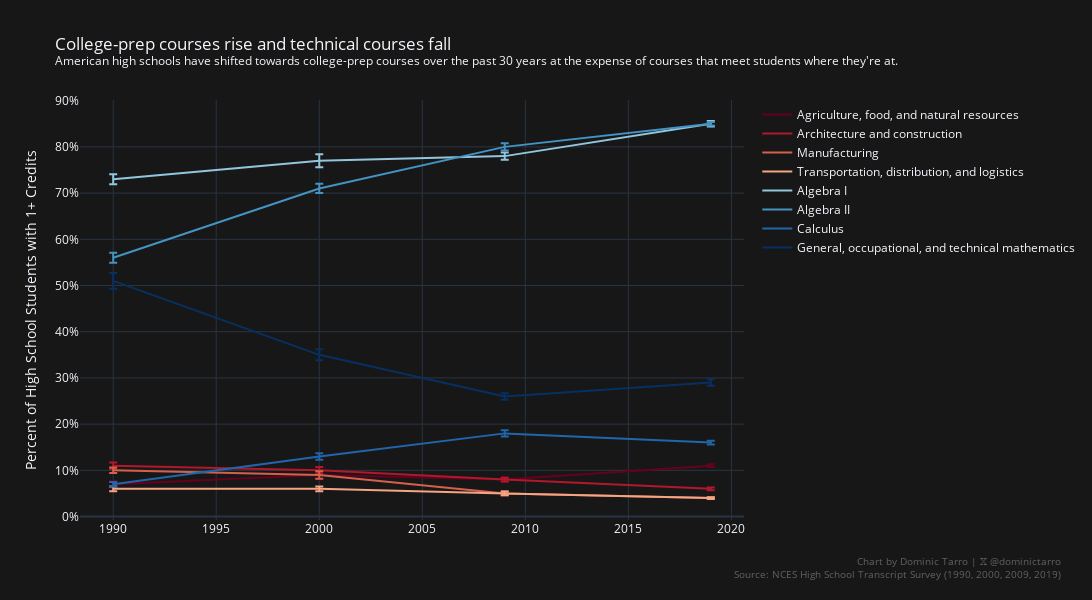

Write notebook code for a chart like this one.
### Code cell
px.line(
    pl.concat(
        [
            cte.filter(
                pl.col("CTE_COURSE_SUBJECT").is_in(
                    [
                        "Agriculture, food, and natural resources",
                        "Architecture and construction",
                        "Manufacturing",
                        "Transportation, distribution, and logistics",
                    ]
                )
            ).rename({"CTE_COURSE_SUBJECT": "COURSE_SUBJECT"}).with_columns(pl.lit("Technical Education").alias("SUBJECT_GROUP")),
            math.filter(
                pl.col("MATH_COURSE").is_in(
                    [
                        "Algebra I",
                        "Algebra II",
                        "Calculus",
                        "General, occupational, and technical mathematics",
                    ]
                )
            ).rename({"MATH_COURSE": "COURSE_SUBJECT"}).with_columns(pl.lit("Mathematics").alias("SUBJECT_GROUP")),
        ]
    ).with_columns(
        pl.col("MEAN") / 100,
        pl.col("SE") / 100,
    ),
    x="YEAR",
    y="MEAN",
    color="COURSE_SUBJECT",
    color_discrete_sequence=px.colors.diverging.RdBu[:4] + px.colors.diverging.RdBu[-4:],
    error_y="SE",
    template="plotly_dark",
    title="College-prep courses rise and technical courses fall<br><sup>American high schools have shifted towards college-prep courses over the past 30 years at the expense of courses that meet students where they're at.</sup>",
    width=1200,
    height=600,
).update_layout(
    xaxis_title=None,
    yaxis_title="Percent of High School Students with 1+ Credits",
    # yaxis_title_font_size=10,
    yaxis_tickformat=".0%",
    
    legend_title_text=None,
    plot_bgcolor="#171717",
    paper_bgcolor="#171717",
).add_annotation(
    x=1.48,
    y=-0.15,
    xref="paper",
    yref="paper",
    text="<br>".join(
        (
            "Chart by Dominic Tarro | 𝕏 @dominictarro",
            "Source: NCES High School Transcript Survey (1990, 2000, 2009, 2019)",
        )
    ),
    align="right",
    showarrow=False,
    font=dict(
        size=10,
        color="grey"
    ),
    opacity=0.7
)

### Figure 1 — Plotly figure (JSON) as saved in the notebook; plotly's stock layout.template omitted (floating-point values rounded to 4 significant figures)
{"data": [{"error_y": {"array": [0.007, 0.009, 0.005, 0.003]}, "hovertemplate": "COURSE_SUBJECT=Agriculture, food, and natural resources<br>YEAR=%{x}<br>MEAN=%{y}<extra></extra>", "legendgroup": "Agriculture, food, and natural resources", "line": {"color": "rgb(103,0,31)", "dash": "solid"}, "marker": {"symbol": "circle"}, "mode": "lines", "name": "Agriculture, food, and natural resources", "orientation": "v", "showlegend": true, "type": "scatter", "x": [1990, 2000, 2009, 2019], "xaxis": "x", "y": [0.07, 0.09, 0.08, 0.11], "yaxis": "y"}, {"error_y": {"array": [0.007, 0.007, 0.004, 0.003]}, "hovertemplate": "COURSE_SUBJECT=Architecture and construction<br>YEAR=%{x}<br>MEAN=%{y}<extra></extra>", "legendgroup": "Architecture and construction", "line": {"color": "rgb(178,24,43)", "dash": "solid"}, "marker": {"symbol": "circle"}, "mode": "lines", "name": "Architecture and construction", "orientation": "v", "showlegend": true, "type": "scatter", "x": [1990, 2000, 2009, 2019], "xaxis": "x", "y": [0.11, 0.1, 0.08, 0.06], "yaxis": "y"}, {"error_y": {"array": [0.006, 0.008, 0.004, 0.002]}, "hovertemplate": "COURSE_SUBJECT=Manufacturing<br>YEAR=%{x}<br>MEAN=%{y}<extra></extra>", "legendgroup": "Manufacturing", "line": {"color": "rgb(214,96,77)", "dash": "solid"}, "marker": {"symbol": "circle"}, "mode": "lines", "name": "Manufacturing", "orientation": "v", "showlegend": true, "type": "scatter", "x": [1990, 2000, 2009, 2019], "xaxis": "x", "y": [0.1, 0.09, 0.05, 0.04], "yaxis": "y"}, {"error_y": {"array": [0.005, 0.005, 0.004, 0.002]}, "hovertemplate": "COURSE_SUBJECT=Transportation, distribution, and logistics<br>YEAR=%{x}<br>MEAN=%{y}<extra></extra>", "legendgroup": "Transportation, distribution, and logistics", "line": {"color": "rgb(244,165,130)", "dash": "solid"}, "marker": {"symbol": "circle"}, "mode": "lines", "name": "Transportation, distribution, and logistics", "orientation": "v", "showlegend": true, "type": "scatter", "x": [1990, 2000, 2009, 2019], "xaxis": "x", "y": [0.06, 0.06, 0.05, 0.04], "yaxis": "y"}, {"error_y": {"array": [0.011, 0.014, 0.008, 0.006]}, "hovertemplate": "COURSE_SUBJECT=Algebra I<br>YEAR=%{x}<br>MEAN=%{y}<extra></extra>", "legendgroup": "Algebra I", "line": {"color": "rgb(146,197,222)", "dash": "solid"}, "marker": {"symbol": "circle"}, "mode": "lines", "name": "Algebra I", "orientation": "v", "showlegend": true, "type": "scatter", "x": [1990, 2000, 2009, 2019], "xaxis": "x", "y": [0.73, 0.77, 0.78, 0.85], "yaxis": "y"}, {"error_y": {"array": [0.011, 0.01, 0.008, 0.004]}, "hovertemplate": "COURSE_SUBJECT=Algebra II<br>YEAR=%{x}<br>MEAN=%{y}<extra></extra>", "legendgroup": "Algebra II", "line": {"color": "rgb(67,147,195)", "dash": "solid"}, "marker": {"symbol": "circle"}, "mode": "lines", "name": "Algebra II", "orientation": "v", "showlegend": true, "type": "scatter", "x": [1990, 2000, 2009, 2019], "xaxis": "x", "y": [0.56, 0.71, 0.8, 0.85], "yaxis": "y"}, {"error_y": {"array": [0.005, 0.007, 0.007, 0.004]}, "hovertemplate": "COURSE_SUBJECT=Calculus<br>YEAR=%{x}<br>MEAN=%{y}<extra></extra>", "legendgroup": "Calculus", "line": {"color": "rgb(33,102,172)", "dash": "solid"}, "marker": {"symbol": "circle"}, "mode": "lines", "name": "Calculus", "orientation": "v", "showlegend": true, "type": "scatter", "x": [1990, 2000, 2009, 2019], "xaxis": "x", "y": [0.07, 0.13, 0.18, 0.16], "yaxis": "y"}, {"error_y": {"array": [0.017, 0.012, 0.007, 0.007]}, "hovertemplate": "COURSE_SUBJECT=General, occupational, and technical mathematics<br>YEAR=%{x}<br>MEAN=%{y}<extra></extra>", "legendgroup": "General, occupational, and technical mathematics", "line": {"color": "rgb(5,48,97)", "dash": "solid"}, "marker": {"symbol": "circle"}, "mode": "lines", "name": "General, occupational, and technical mathematics", "orientation": "v", "showlegend": true, "type": "scatter", "x": [1990, 2000, 2009, 2019], "xaxis": "x", "y": [0.51, 0.35, 0.26, 0.29], "yaxis": "y"}], "layout": {"annotations": [{"align": "right", "font": {"color": "grey", "size": 10}, "opacity": 0.7, "showarrow": false, "text": "Chart by Dominic Tarro | 𝕏 @dominictarro<br>Source: NCES High School Transcript Survey (1990, 2000, 2009, 2019)", "x": 1.48, "xref": "paper", "y": -0.15, "yref": "paper"}], "height": 600, "legend": {"title": {}, "tracegroupgap": 0}, "paper_bgcolor": "#171717", "plot_bgcolor": "#171717", "title": {"text": "College-prep courses rise and technical courses fall<br><sup>American high schools have shifted towards college-prep courses over the past 30 years at the expense of courses that meet students where they're at.</sup>"}, "width": 1200, "xaxis": {"anchor": "y", "domain": [0, 1], "title": {}}, "yaxis": {"anchor": "x", "domain": [0, 1], "tickformat": ".0%", "title": {"text": "Percent of High School Students with 1+ Credits"}}}}
